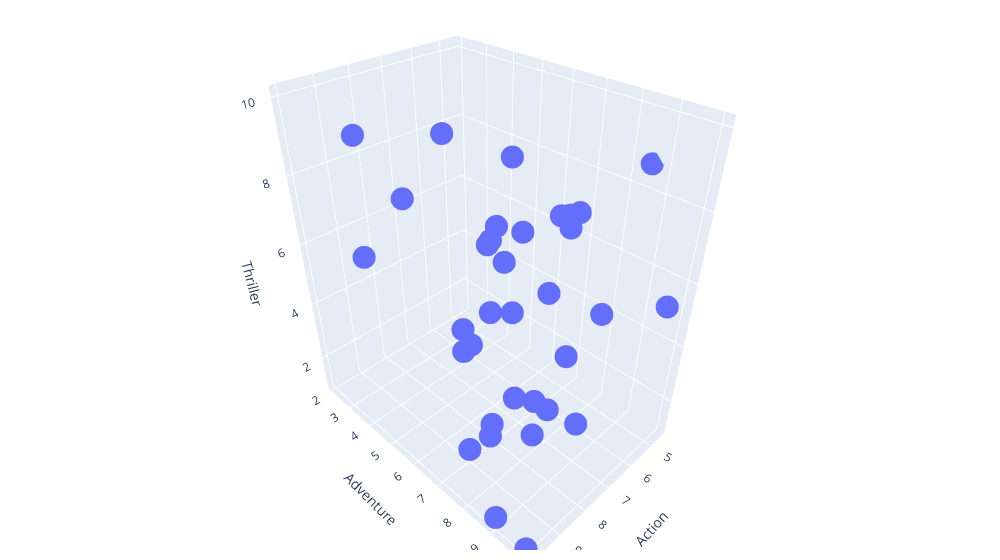

The notebook cell this image was saved under:
### Markdown cell above
Since my subset is 3-dimensional, I made a *3D scatter plot* so I could visualize all my data points. This scatter plot also enables users to hover over each data point to retrieve the response values, as well as the Student Name.

### Code cell
fig = go.Figure(data=[go.Scatter3d(x=subset.iloc[:,0], y=subset.iloc[:,1], z=subset.iloc[:,2], mode='markers', 
                                   text=subset.index)])
        
fig.update_layout(scene = dict(
    xaxis_title="Action",
    yaxis_title="Adventure",
    zaxis_title="Thriller"),
    width=1000,
    margin=dict(r=30, b=10, l=10, t=10))
        
fig.show()

### Figure 1 — Plotly figure (JSON) as saved in the notebook; plotly's stock layout.template omitted (floating-point values rounded to 4 significant figures)
{"data": [{"mode": "markers", "text": ["Chao, Christopher", "Chen, Yu-Wen", "Chen, Ziheng", "Duan, Shangyan", "Ferrer, Darrel Steve", "Gong, Minghao", "Guo, Jie", "Guo, Ziyu", "Hernandez, Marisol", "Hsiao, Yu-Chen", "Jiang, Denggao", "Kommu, Vasanth", "Lester, Michelle", "Li, Binghao", "Li, Zhiqian", "Liao, Ting-Chun", "Liu, Chang", "Lunny, Tessa", "Lyu, Jiye", "Lyu, Kunlin", "Ma, Mingfei", "Mai, Dat", "Mao, Ziyuan 'Jessica'", "Mei, Yu", "Molenaar, Chase", "Ngo, Thi Xuan", "Nguyen, Don", "Ou, Xiang", "Reyes, Fernando", "Rosales, Christopher", "Shah, Harsh Rajeshkumar", "Sigel, Daniel", "Singh, Robin", "Swanson, Cameron", "Tang, Shaojie", "Wang, Victor", "YANG, RUIHAO", "Yao, Ting", "Zheng, Tan", "Nehoran, Dana"], "type": "scatter3d", "x": [7, 9, 8.272, 10, 9.5, 9.9, 8.5, 10, 8.8, 8.5, 10, 8.272, 8.272, 6, 7, 5, 8, 8.272, 8, 10, 10, 9.5, 4.5, 10, 6.5, 7, 10, 8, 8.272, 8.272, 7, 8.272, 8.272, 7.5, 9.9, 8, 7, 7.8, 8.5, 8.3], "y": [8.3, 7.8, 9, 8.8, 8.67, 8, 2.2, 10, 6.2, 9.6, 8, 7.782, 7.782, 7.5, 5, 9.9, 7.782, 7.782, 8.6, 6.3, 10, 8.3, 8.6, 10, 8.111, 6.778, 8, 10, 7.782, 7.782, 6.5, 7.782, 7.782, 6.5, 8.888, 6.7, 8, 6.67, 10.0, 2.1], "z": [7.9, 6.38, 9, 4, 8.351, 2.8, 5, 5, 10, 9.4, 6, 5.961, 5.961, 7.5, 2.5, 5.5, 8, 5.961, 6.8, 9, 5.961, 8.677, 8.7, 1, 3.7, 1.576, 6.6, 7, 5.961, 5.961, 9, 5.961, 5.961, 7.4, 1, 7.2, 2, 1.01, 4.156, 8.6]}], "layout": {"margin": {"b": 10, "l": 10, "r": 30, "t": 10}, "scene": {"xaxis": {"title": {"text": "Action"}}, "yaxis": {"title": {"text": "Adventure"}}, "zaxis": {"title": {"text": "Thriller"}}}, "width": 1000}}
